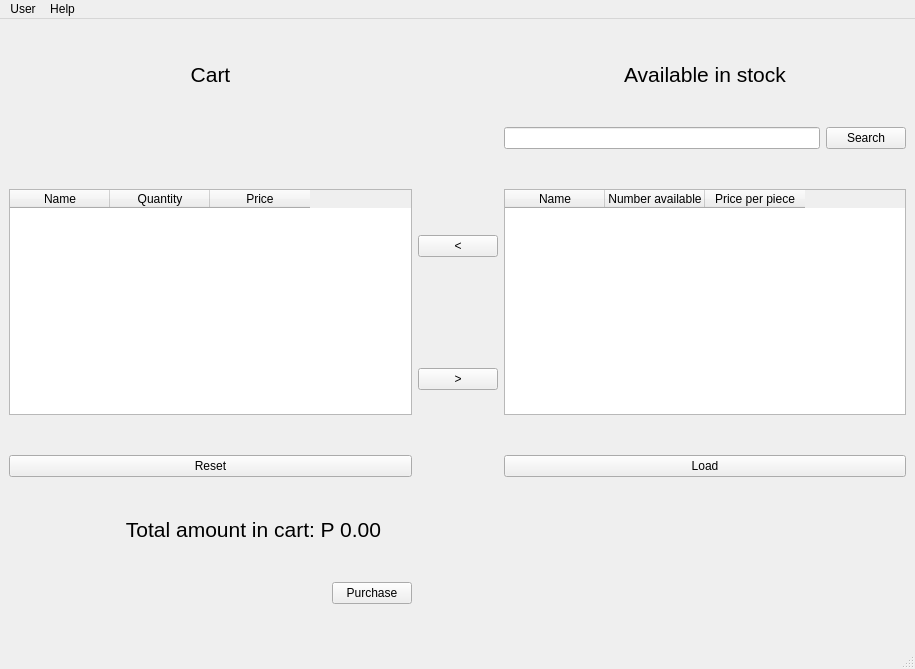
<?xml version="1.0" encoding="UTF-8"?>
<ui version="4.0">
 <class>MainWindow</class>
 <widget class="QMainWindow" name="MainWindow">
  <property name="geometry">
   <rect>
    <x>0</x>
    <y>0</y>
    <width>915</width>
    <height>669</height>
   </rect>
  </property>
  <property name="windowTitle">
   <string>Flower Shop</string>
  </property>
  <widget class="QWidget" name="centralwidget">
   <layout class="QGridLayout" name="gridLayout">
    <item row="0" column="3" colspan="2">
     <widget class="QLabel" name="label_stock">
      <property name="font">
       <font>
        <family>Arial</family>
        <pointsize>16</pointsize>
       </font>
      </property>
      <property name="text">
       <string>Available in stock</string>
      </property>
      <property name="alignment">
       <set>Qt::AlignCenter</set>
      </property>
     </widget>
    </item>
    <item row="4" column="2">
     <widget class="QPushButton" name="btn_Great">
      <property name="sizePolicy">
       <sizepolicy hsizetype="Fixed" vsizetype="Fixed">
        <horstretch>0</horstretch>
        <verstretch>0</verstretch>
       </sizepolicy>
      </property>
      <property name="text">
       <string>&gt;</string>
      </property>
     </widget>
    </item>
    <item row="5" column="0" colspan="2">
     <widget class="QPushButton" name="btn_Reset">
      <property name="sizePolicy">
       <sizepolicy hsizetype="Minimum" vsizetype="Fixed">
        <horstretch>0</horstretch>
        <verstretch>0</verstretch>
       </sizepolicy>
      </property>
      <property name="text">
       <string>Reset</string>
      </property>
     </widget>
    </item>
    <item row="5" column="3" colspan="2">
     <widget class="QPushButton" name="btn_Load">
      <property name="text">
       <string>Load</string>
      </property>
     </widget>
    </item>
    <item row="3" column="0" rowspan="2" colspan="2">
     <widget class="QTableWidget" name="tableWidget_Cart">
      <property name="sizePolicy">
       <sizepolicy hsizetype="Expanding" vsizetype="Expanding">
        <horstretch>0</horstretch>
        <verstretch>0</verstretch>
       </sizepolicy>
      </property>
      <attribute name="horizontalHeaderMinimumSectionSize">
       <number>49</number>
      </attribute>
      <column>
       <property name="text">
        <string>Name</string>
       </property>
      </column>
      <column>
       <property name="text">
        <string>Quantity</string>
       </property>
      </column>
      <column>
       <property name="text">
        <string>Price</string>
       </property>
      </column>
     </widget>
    </item>
    <item row="6" column="0" colspan="3">
     <widget class="QLabel" name="label_Total">
      <property name="sizePolicy">
       <sizepolicy hsizetype="Preferred" vsizetype="Fixed">
        <horstretch>0</horstretch>
        <verstretch>0</verstretch>
       </sizepolicy>
      </property>
      <property name="font">
       <font>
        <family>Arial</family>
        <pointsize>16</pointsize>
       </font>
      </property>
      <property name="text">
       <string>Total amount in cart: P 0.00</string>
      </property>
      <property name="alignment">
       <set>Qt::AlignCenter</set>
      </property>
     </widget>
    </item>
    <item row="2" column="3">
     <widget class="QLineEdit" name="lineEdit_Search"/>
    </item>
    <item row="2" column="4">
     <widget class="QPushButton" name="btn_Search">
      <property name="sizePolicy">
       <sizepolicy hsizetype="Minimum" vsizetype="Fixed">
        <horstretch>0</horstretch>
        <verstretch>0</verstretch>
       </sizepolicy>
      </property>
      <property name="text">
       <string>Search</string>
      </property>
     </widget>
    </item>
    <item row="3" column="2">
     <widget class="QPushButton" name="btn_Less">
      <property name="sizePolicy">
       <sizepolicy hsizetype="Fixed" vsizetype="Fixed">
        <horstretch>0</horstretch>
        <verstretch>0</verstretch>
       </sizepolicy>
      </property>
      <property name="text">
       <string>&lt;</string>
      </property>
     </widget>
    </item>
    <item row="7" column="1">
     <widget class="QPushButton" name="btn_Purchase">
      <property name="sizePolicy">
       <sizepolicy hsizetype="Minimum" vsizetype="Fixed">
        <horstretch>0</horstretch>
        <verstretch>0</verstretch>
       </sizepolicy>
      </property>
      <property name="text">
       <string>Purchase</string>
      </property>
     </widget>
    </item>
    <item row="3" column="3" rowspan="2" colspan="2">
     <widget class="QTableWidget" name="tableWidget_Stock">
      <property name="sizePolicy">
       <sizepolicy hsizetype="Expanding" vsizetype="Minimum">
        <horstretch>0</horstretch>
        <verstretch>0</verstretch>
       </sizepolicy>
      </property>
      <attribute name="horizontalHeaderMinimumSectionSize">
       <number>49</number>
      </attribute>
      <column>
       <property name="text">
        <string>Name</string>
       </property>
      </column>
      <column>
       <property name="text">
        <string>Number available</string>
       </property>
      </column>
      <column>
       <property name="text">
        <string>Price per piece</string>
       </property>
      </column>
     </widget>
    </item>
    <item row="2" column="0">
     <widget class="QLabel" name="label_4">
      <property name="sizePolicy">
       <sizepolicy hsizetype="Expanding" vsizetype="Minimum">
        <horstretch>0</horstretch>
        <verstretch>0</verstretch>
       </sizepolicy>
      </property>
      <property name="text">
       <string> </string>
      </property>
     </widget>
    </item>
    <item row="0" column="0" colspan="2">
     <widget class="QLabel" name="label_cart">
      <property name="sizePolicy">
       <sizepolicy hsizetype="Preferred" vsizetype="Fixed">
        <horstretch>0</horstretch>
        <verstretch>0</verstretch>
       </sizepolicy>
      </property>
      <property name="font">
       <font>
        <family>Arial</family>
        <pointsize>16</pointsize>
       </font>
      </property>
      <property name="text">
       <string>Cart</string>
      </property>
      <property name="alignment">
       <set>Qt::AlignCenter</set>
      </property>
     </widget>
    </item>
   </layout>
   <zorder>lineEdit_Search</zorder>
   <zorder>btn_Search</zorder>
   <zorder>btn_Great</zorder>
   <zorder>btn_Reset</zorder>
   <zorder>btn_Load</zorder>
   <zorder>label_stock</zorder>
   <zorder>tableWidget_Cart</zorder>
   <zorder>label_cart</zorder>
   <zorder>tableWidget_Stock</zorder>
   <zorder>label_Total</zorder>
   <zorder>btn_Purchase</zorder>
   <zorder>label_4</zorder>
   <zorder>btn_Less</zorder>
  </widget>
  <widget class="QMenuBar" name="menubar">
   <property name="geometry">
    <rect>
     <x>0</x>
     <y>0</y>
     <width>915</width>
     <height>26</height>
    </rect>
   </property>
   <widget class="QMenu" name="menuUser">
    <property name="title">
     <string>User</string>
    </property>
    <addaction name="actionAccount_info"/>
    <addaction name="actionPurchase_history"/>
   </widget>
   <widget class="QMenu" name="menuHelp">
    <property name="title">
     <string>Help</string>
    </property>
    <addaction name="actionAbout"/>
    <addaction name="actionHelp"/>
   </widget>
   <addaction name="menuUser"/>
   <addaction name="menuHelp"/>
  </widget>
  <widget class="QStatusBar" name="statusbar"/>
  <action name="actionAbout">
   <property name="text">
    <string>About</string>
   </property>
  </action>
  <action name="actionHelp">
   <property name="text">
    <string>Help</string>
   </property>
  </action>
  <action name="actionAccount_info">
   <property name="text">
    <string>Account info</string>
   </property>
  </action>
  <action name="actionPurchase_history">
   <property name="text">
    <string>Purchase history</string>
   </property>
  </action>
 </widget>
 <resources/>
 <connections/>
</ui>
